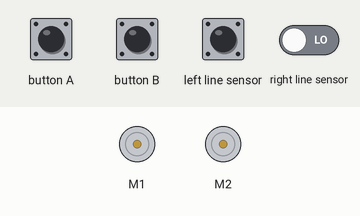
This program was run on a simulated BBC micro:bit (MakeCode). Shown: 2 × DC motor (green arrow = forward, orange = backward, longer = faster). The inputs (shaded band) are chosen by the test bench; at power-on: left line sensor LOW, right line sensor LOW. The interpreter's speed is modelled, so counts of loop turns are approximate.

Above: at 1.2 s.
1.3 s: button A pressed for 0.15 s
At 2.6 s:
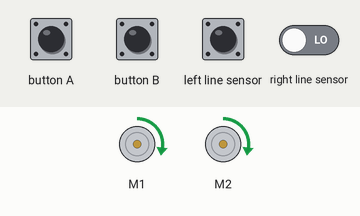
2.9 s: left line sensor driven HIGH
At 3.7 s:
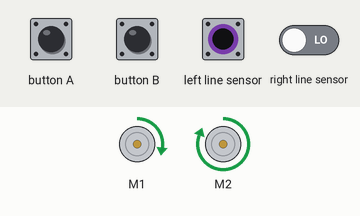
4.4 s: left line sensor driven LOW
At 5.5 s:
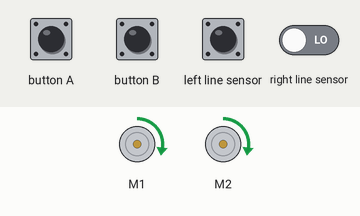
5.9 s: right line sensor driven HIGH
At 6.4 s:
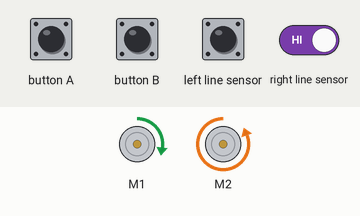
7.5 s: right line sensor driven LOW
At 8.4 s:
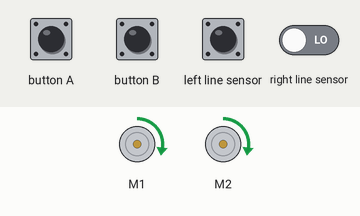
9.0 s: left line sensor pulsed HIGH 5 times (0.12 s each, 0.3 s apart)
Timing chart, 0 to 13.3 s (numbered marks = the images above; inputs shaded):
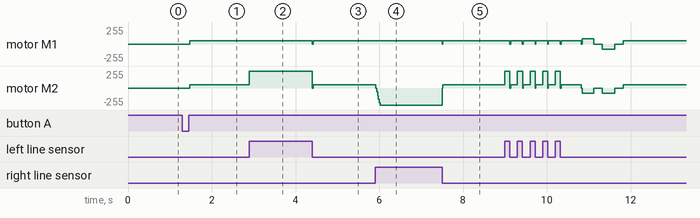

Measured:
- after the input at 1.3 s, motor M1, motor M2: stopped → forward 51/255 after 0.17 s
- after the input at 2.9 s, motor M2: forward 51/255 → forward 255/255 at once
- after the input at 4.4 s, motor M1: forward 51/255 → stopped at once, → forward 51/255 0.02 s later; motor M2: forward 255/255 → forward 51/255 at once
- after the input at 5.9 s, motor M2: forward 51/255 → backward 255/255 at once
- after the input at 7.5 s, motor M1: forward 51/255 → stopped at once, → forward 51/255 0.02 s later; motor M2: backward 255/255 → forward 51/255 at once

The program:

main.ts
```typescript
input.onButtonPressed(Button.A, function () {
    let paw = 0
    for (let index = 0; index < 7; index++) {
        Custom.Forward_line(2, paw)
    }
    Custom.Stop_c()
    Custom.Forwar_dis(5, 0)
    Custom.Stop_c()
    Custom.Turn_R(6)
    Custom.Stop_c()
    Custom.Back_dis(3, 0)
    basic.pause(200)
    for (let index = 0; index < 3; index++) {
        Custom.Forward_line(2, paw)
    }
    Custom.Stop_c()
    Custom.Forwar_dis(5, 0)
    Custom.Turn_R(6)
    Custom.Back_dis(3, 0)
    for (let index = 0; index < 7; index++) {
        Custom.Forward_line(2, paw)
    }
    Custom.Forwar_dis(5, 0)
})
input.onButtonPressed(Button.B, function () {

})
```

custom.ts
```typescript
/**
 * Custom blocks
 */
//% weight=100 color=#0fbc11 icon="/UF076"
//%color=#ff8800 block="中学学習"

namespace Custom {

    /**
    * TODO: describe your function here
    * @param m describe parameter here, eg: 3
    */
    //%block="左折　　回転角 $m "
    export function turn_L(m: number): void {
        cuteBot.motors(-30, 30);
        basic.pause(100 * m);
        cuteBot.stopcar()
        basic.pause(200);
    }

    /**
    * TODO: describe your function here
    * @param l describe parameter here, eg: 3
    */
    //%block="右折　　回転角 $l "
    export function Turn_R(l: number): void {
        cuteBot.motors(30, -30);
        basic.pause(300);
        cuteBot.stopcar()
        basic.pause(200);
    }

    //%block="止まる"
    export function Stop_c(): void {
        cuteBot.stopcar()
    }

    /**
 * TODO: describe your function here
 * @param n describe parameter here, eg: 2
 * @param m describe parameter here, eg: 3
 * @param e describe parameter here
 */
    //% block="前進 Line      調整 $n  $paw"
    export function Forward_line(n: number,paw: number): void {
        while (cuteBot.tracking(cuteBot.TrackingState.L_unline_R_line) || cuteBot.tracking(cuteBot.TrackingState.L_line_R_unline)) {
            cuteBot.motors(20, 20 + paw / n)
        }
        while (cuteBot.tracking(cuteBot.TrackingState.L_R_unline)) {
            cuteBot.motors(20, 20 + paw / n)
        }
        while (cuteBot.tracking(cuteBot.TrackingState.L_unline_R_line)) {
            paw += -1
            cuteBot.motors(20, 20 + paw / n)
        }
        while (cuteBot.tracking(cuteBot.TrackingState.L_line_R_unline)) {
            paw += 1
            cuteBot.motors(20, 20 + paw / 0)
        }
        while (cuteBot.tracking(cuteBot.TrackingState.L_R_line)) {
            cuteBot.motors(20, 20 + paw / n)
        }
        while (cuteBot.tracking(cuteBot.TrackingState.L_unline_R_line)) {
            paw += 1
            cuteBot.motors(20, 20 + paw / n)
        }
        while (cuteBot.tracking(cuteBot.TrackingState.L_line_R_unline)) {
            paw += -1
            cuteBot.motors(20, 20 + paw / n)
        }
        cuteBot.stopcar()
    }

    /**
    * TODO: describe your function here
    * @param o describe parameter here, eg: 3
    */
    //%block="後退    距離 $o　調整 $p"
    export function Back_dis(o: number, p: number): void {
        cuteBot.motors(-30, -30 + p);
        basic.pause(100 * o);
        cuteBot.stopcar()
    }

    /**
    * TODO: describe your function here
    * @param k describe parameter here, eg: 3
    */
    //%block="前進    距離 $k　調整 $i"
    export function Forwar_dis(k: number, i: number): void {
        cuteBot.motors(20, 20 + i);
        basic.pause(100 * k);
        cuteBot.stopcar()
    }

}
```

test.ts
```typescript
// テストはここに来ます。このパッケージが拡張機能として使用されるときにはコンパイルされません。
```
